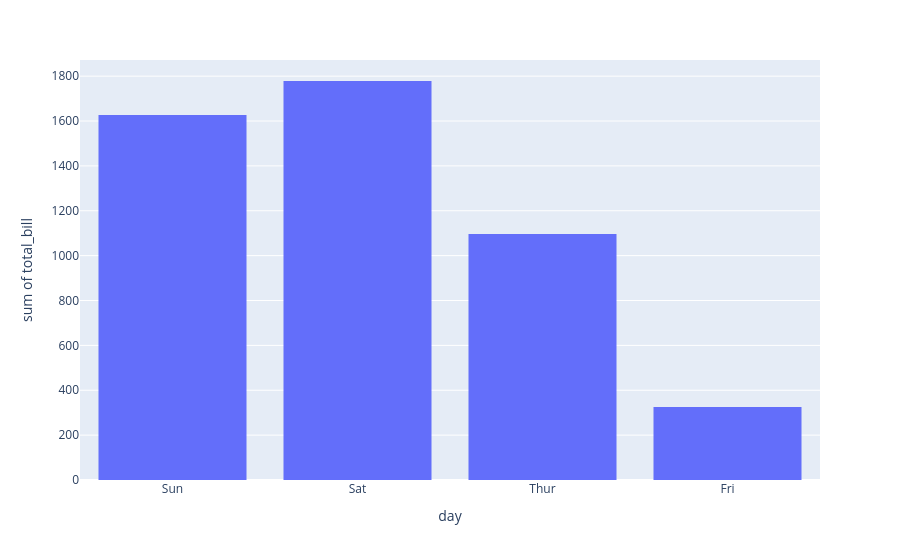

Notebook cell for this chart:
### Code cell
fig = px.histogram(tips, x='day', y = 'total_bill')
fig.show()

### Figure 1 — Plotly figure (JSON) as saved in the notebook; plotly's stock layout.template omitted (floating-point values rounded to 4 significant figures; data arrays with more than 128 entries replaced by an {"elided": "..."} marker saying what was removed)
{"data": [{"bingroup": "x", "histfunc": "sum", "hovertemplate": "day=%{x}<br>sum of total_bill=%{y}<extra></extra>", "legendgroup": "", "marker": {"color": "#636efa", "pattern": {"shape": ""}}, "name": "", "orientation": "v", "showlegend": false, "type": "histogram", "x": {"elided": "244 str values"}, "xaxis": "x", "y": {"elided": "244 float values"}, "yaxis": "y"}], "layout": {"barmode": "relative", "legend": {"tracegroupgap": 0}, "margin": {"t": 60}, "xaxis": {"anchor": "y", "domain": [0, 1], "title": {"text": "day"}}, "yaxis": {"anchor": "x", "domain": [0, 1], "title": {"text": "sum of total_bill"}}}}
